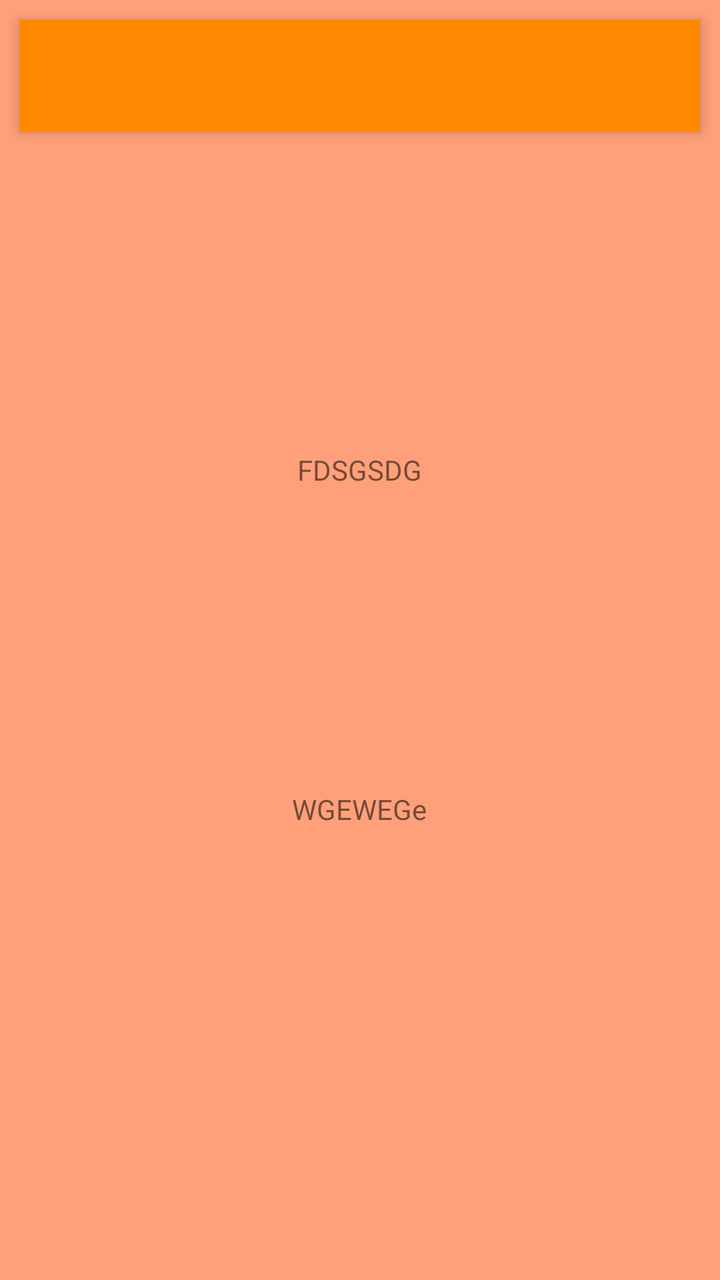
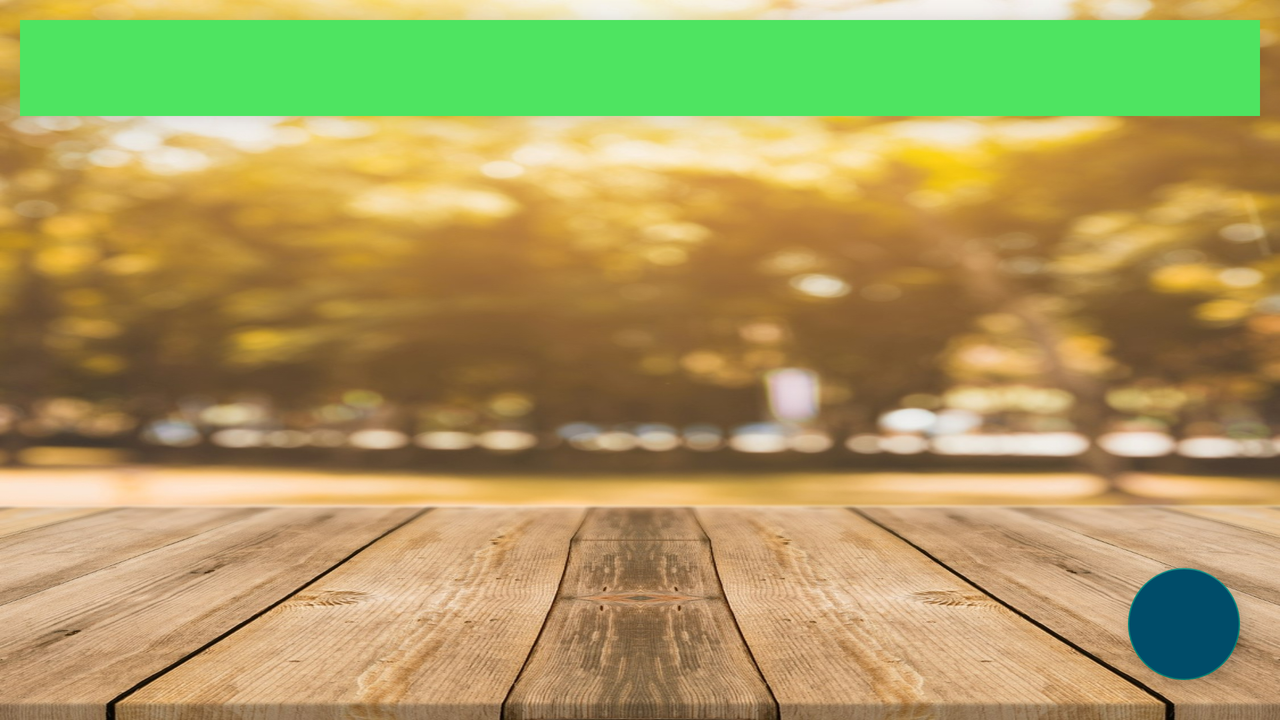

Two renders of one Android screen. The first uses the default layout on a phone; the second uses the alternative layout the repository ships for a different screen configuration, on a matching device. The two XML files are below.
<!-- AndroidManifest.xml: application theme Theme.Restaurant_App.NoActionBar -->
<!-- res/layout/activity_centralmenu.xml -->
<?xml version="1.0" encoding="utf-8"?>
<androidx.coordinatorlayout.widget.CoordinatorLayout
    xmlns:android="http://schemas.android.com/apk/res/android"
    xmlns:app="http://schemas.android.com/apk/res-auto"
    xmlns:tools="http://schemas.android.com/tools"
    android:layout_width="match_parent"
    android:layout_height="match_parent"
    android:background="?attr/colorSecondary"
    tools:context=".CentralmenuActivity">

    <com.google.android.material.appbar.AppBarLayout
        android:layout_width="match_parent"
        android:layout_height="wrap_content"
        android:elevation="10dp"
        android:layout_margin="10dp"
        android:theme="@style/Theme.Restaurant_App.AppBarOverlay">
        <androidx.appcompat.widget.Toolbar
            android:id="@+id/toolbar2"
            android:layout_width="match_parent"
            android:layout_height="?actionBarSize"
            android:background="?attr/colorPrimary"
            android:theme="@style/Theme.Restaurant_App.PopupOverlay" />
    </com.google.android.material.appbar.AppBarLayout>

    <androidx.constraintlayout.widget.ConstraintLayout
        android:id="@+id/constraintLayout"
        android:layout_width="match_parent"
        android:layout_height="match_parent">

        <TextView
            android:id="@+id/textView3"
            android:layout_width="324dp"
            android:layout_height="119dp"
            android:layout_marginBottom="176dp"
            android:gravity="center"
            android:text="WGEWEGe"
            app:layout_anchor="@+id/constraintLayout"
            app:layout_anchorGravity="center"
            app:layout_constraintBottom_toBottomOf="parent"
            app:layout_constraintEnd_toEndOf="parent"
            app:layout_constraintHorizontal_bias="0.494"
            app:layout_constraintStart_toStartOf="parent" />

        <TextView
            android:id="@+id/textView2"
            android:layout_width="324dp"
            android:layout_height="117dp"
            android:gravity="center"
            android:text="FDSGSDG"
            app:layout_anchor="@+id/constraintLayout"
            app:layout_anchorGravity="top|center"
            app:layout_constraintBottom_toTopOf="@+id/textView3"
            app:layout_constraintEnd_toEndOf="parent"
            app:layout_constraintHorizontal_bias="0.494"
            app:layout_constraintStart_toStartOf="parent"
            app:layout_constraintTop_toTopOf="parent"
            app:layout_constraintVertical_bias="0.774" />


    </androidx.constraintlayout.widget.ConstraintLayout>



</androidx.coordinatorlayout.widget.CoordinatorLayout>
<!-- resources referenced by this layout -->
<resources>
  <style name="Theme.Restaurant_App.AppBarOverlay" parent="ThemeOverlay.AppCompat.Dark.ActionBar" />
  <style name="Theme.Restaurant_App.PopupOverlay" parent="ThemeOverlay.AppCompat.Light" />
  <style name="Theme.Restaurant_App.NoActionBar">
          <item name="windowActionBar">false</item>
          <item name="windowNoTitle">true</item>
      </style>
</resources>
<!-- res/layout-land/activity_centralmenu.xml (the repository's variant of the layout above) -->
<!-- drawn on the phone turned sideways -->
<?xml version="1.0" encoding="utf-8"?>
<androidx.coordinatorlayout.widget.CoordinatorLayout
    xmlns:android="http://schemas.android.com/apk/res/android"
    xmlns:app="http://schemas.android.com/apk/res-auto"
    xmlns:tools="http://schemas.android.com/tools"
    android:layout_width="match_parent"
    android:layout_height="match_parent"
    android:background="@drawable/wooden_board"
    tools:context=".CentralmenuActivity">

    <androidx.appcompat.widget.Toolbar
        android:id="@+id/toolbar"
        android:layout_width="match_parent"
        android:layout_height="wrap_content"
        android:background="#4EE461"
        android:minHeight="?attr/actionBarSize"
        android:elevation="15dp"
        android:layout_margin="10dp"
        app:popupTheme="@style/ThemeOverlay.AppCompat.ActionBar"
        android:theme="@style/ThemeOverlay.AppCompat.ActionBar"
        />

    <LinearLayout
        android:id="@+id/linearLayout"
        android:layout_width="match_parent"
        android:layout_height="match_parent"
        android:gravity="center"
        android:orientation="vertical">

        <FrameLayout
            android:id="@+id/frag_A_container"
            android:layout_width="match_parent"
            android:layout_height="match_parent"
            android:layout_weight="20">

        </FrameLayout>

        <HorizontalScrollView
            android:layout_weight="27"
            android:layout_width="match_parent"
            android:layout_height="match_parent"
            android:layout_marginBottom="50dp"
            android:layout_gravity="center">

            <LinearLayout
                android:layout_width="wrap_content"
                android:layout_height="wrap_content"
                android:layout_gravity="center"
                android:orientation="horizontal">
                <ImageView
                    android:id="@+id/imageView1"
                    android:layout_margin="10dp"
                    android:layout_width="100dp"
                    android:layout_height="100dp"
                    app:layout_anchor="@+id/linearLayout"
                    app:layout_anchorGravity="center"
                    app:srcCompat="@drawable/ic_restaurant_menu" />
                <ImageView
                    android:id="@+id/imageView2"
                    android:layout_margin="10dp"
                    android:layout_width="100dp"
                    android:layout_height="100dp"
                    app:layout_anchor="@+id/linearLayout"
                    app:layout_anchorGravity="center"
                    app:srcCompat="@drawable/ic_restaurant_menu" />
                <ImageView
                    android:id="@+id/imageView3"
                    android:layout_margin="10dp"
                    android:layout_width="100dp"
                    android:layout_height="100dp"
                    app:layout_anchor="@+id/linearLayout"
                    app:layout_anchorGravity="center"
                    app:srcCompat="@drawable/ic_restaurant_menu" />
                <ImageView
                    android:id="@+id/imageView4"
                    android:layout_margin="10dp"
                    android:layout_width="100dp"
                    android:layout_height="100dp"
                    app:layout_anchor="@+id/linearLayout"
                    app:layout_anchorGravity="center"
                    app:srcCompat="@drawable/ic_restaurant_menu" />

            </LinearLayout>
        </HorizontalScrollView>


    </LinearLayout>
    <com.google.android.material.floatingactionbutton.FloatingActionButton
        android:id="@+id/floaButton"
        android:layout_width="wrap_content"
        android:layout_height="wrap_content"
        android:layout_gravity="bottom|end"
        android:elevation="10dp"
        android:layout_marginStart="20dp"
        android:layout_marginTop="20dp"
        android:layout_marginEnd="20dp"
        android:layout_marginBottom="20dp"
        android:backgroundTint="@color/material_dynamic_primary30"
        android:clickable="true"
        android:contentDescription="@string/language_boton_flotante"
        android:focusable="true"
        app:srcCompat="@drawable/ic_lapiz" />




</androidx.coordinatorlayout.widget.CoordinatorLayout>
<!-- resources referenced by the variant -->
<!-- as the phone turned sideways resolves them -->
<resources>
  <!-- drawable wooden_board: jpg bitmap (drawable-xhdpi, 322727 bytes) -->
  <string name="language_boton_flotante">Button Floting</string>
  <style name="Theme.Restaurant_App.NoActionBar">
          <item name="windowActionBar">false</item>
          <item name="windowNoTitle">true</item>
      </style>
</resources>
